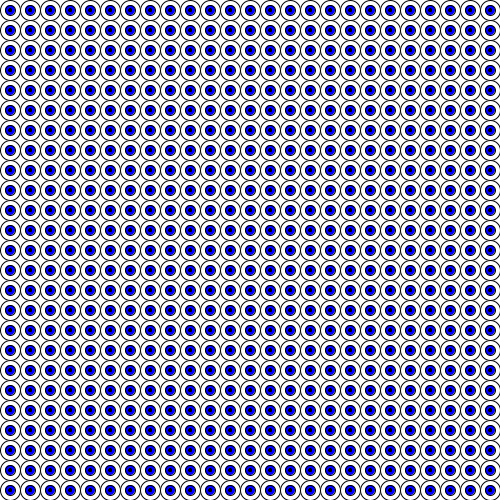
Frame 1 (no input)
Frame 60 (the mouse pressed at the canvas centre just before this capture): identical to frame 1, image omitted
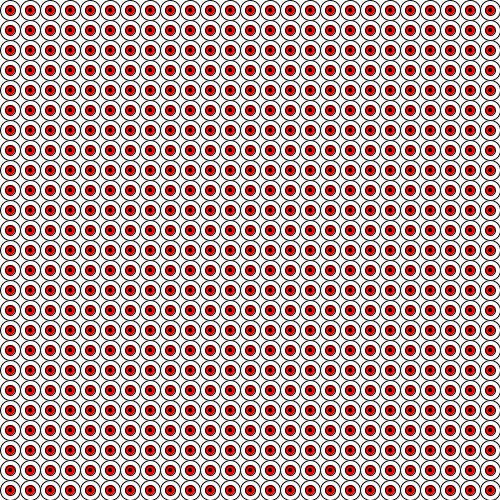
Frame 120 (the mouse held since frame 60 and released just before this capture)

The Processing sketch that drew these frames (run headless with seeded random() and noise(); from frame 60 on, the mouse is pressed at the canvas centre):

// Processing sketch: processing_51251
// ── processing_51251.pde

//In-Class Work 2/3/12
//Tracy Carlin
//For CCTP Computational Expression

//place your global integers at the very beginning of the program

void setup() {
  size(500, 500);
  smooth();
}
//create a 25 x 25 wall o' eyeballs
//625 eyeballs in total
void draw(){
  background(255);
  
  //eyeballs = for 25 eyeballs they have a radius of 20; 
  //start at 10 to make sure no eyeball goes halfway through the window)
for (int x=10; x<500; x=x+20) {
  for (int y=10; y<500;y=y+20) {
    ellipse(x,y,20,20);//eyeballs
    if (mouseX>=width/2) { //if the mouse is on the right side of the screen
    fill(255,0,0);//red
    ellipse(x,y,10,10);//iris
    fill(0);//black
    ellipse(x,y,3,3);//pupil
    fill(255);//white (for when the oop repeats)
    } 
    else {
      fill(0,0,255);//blue
      ellipse(x,y,10,10);//iris
      fill(0);//black
    ellipse(x,y,3,3);//pupil
    fill(255);//white (if for when the loop repeats)
    }
  }
}
}
